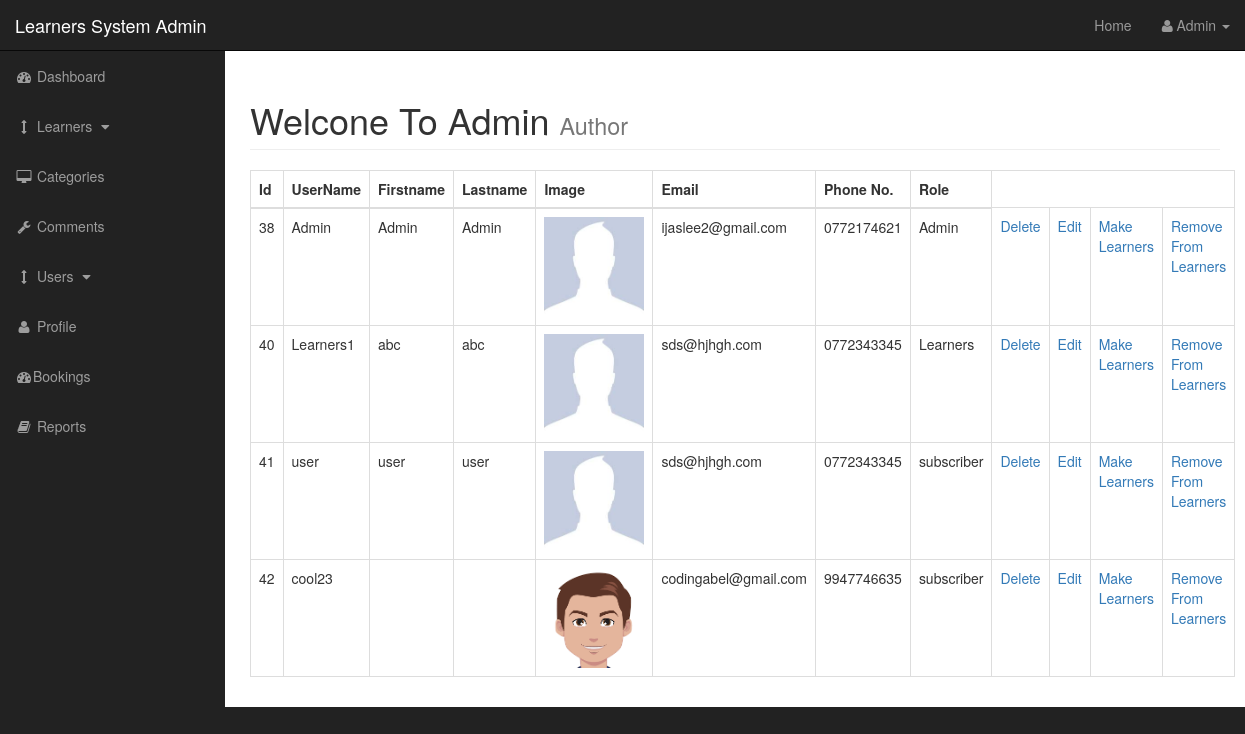
Page /admin/users.php (signed in) on the committed database.
### tables this page shows
CREATE TABLE `users` (
  `user_id` int(3) NOT NULL,
  `username` varchar(255) NOT NULL,
  `user_password` varchar(255) NOT NULL,
  `user_firstname` varchar(255) NOT NULL,
  `user_lastname` varchar(255) NOT NULL,
  `user_email` varchar(255) NOT NULL,
  `user_phoneno` varchar(255) NOT NULL,
  `user_image` text NOT NULL,
  `user_role` varchar(255) NOT NULL
);

### admin/users.php (the view, shortened to what this page needs)
<?php include"includes/admin_header.php"; ?>
    <div id="wrapper">
        <?php include"includes/admin_navigation.php"; ?>
        <div id="page-wrapper">
            <div class="container-fluid">
                <div class="row">
                    <div class="col-lg-12">
                        <h1 class="page-header">
                            Welcone To Admin
                            <small>Author</small>
                        </h1>
                        <?php
                        if (isset($_GET['source'])) {
                            $source = $_GET['source'];
                        }
                        else {
                            $source = "";
                        }
                        switch ($source) {
                            default: ?>
                                <table class="table table-bordered table-hover">
                                <thead>
                                    <tr>
                                        <th>Id</th>
                                        <th>UserName</th>
                                        <th>Firstname</th>
                                        <th>Lastname</th>
                                        <th>Image</th>
                                        <th>Email</th>
                                        <th>Phone No.</th>
                                        <th>Role</th>
                                    </tr>
                                </thead>
                                <tbody>
                                    <?php
                                        $query = "SELECT *  FROM  users";
                                        $select_users = mysqli_query($connection,$query);
                                        while($row = mysqli_fetch_assoc($select_users)) {
                                            $user_id = $row['user_id'];
                                            $username = $row['username'];
                                            $user_firstname = $row['user_firstname'];
                                            $user_lastname = $row['user_lastname'];
                                            $user_email = $row['user_email'];
                                            $user_role = $row['user_role'];
                                            $user_phoneno = $row['user_phoneno'];
                                            $user_image = $row['user_image'];
                                     ?>
                                    <tr>
                                        <td><?php echo $user_id ?></td>
                                        <td><?php echo $username ?></td>
                                        <td><?php echo $user_firstname ?></td>
                                        <td><?php echo $user_lastname ?></td>
                                        <td><img width="100" src="../admin/images/<?php echo $user_image ?>"></td>
                                        <td><?php echo $user_email ?></td>
                                        <td><?php echo $user_phoneno ?></td>
                                        <td><?php echo $user_role ?></td>
                                        <?php echo "<td><a href='users.php?deleteuser=$user_id'>Delete</a></td>"; ?>
                                        <?php echo "<td><a href='users.php?source=update_user&user_id=$user_id'>Edit</a></td>"; ?>
                                        <?php echo "<td><a href='users.php?make_Learners=$user_id'>Make Learners</a></td>"; ?>
                                        <?php echo "<td><a href='users.php?remove_from_Learners=$user_id'>Remove From Learners</a></td>"; ?>
                                    </tr>
                                    <?php } ?>
                                </tbody>
                                </table><?php
                                break;
                        }
                        ?>
                    </div>
                </div>
            </div>
        </div>
<?php include"includes/admin_footer.php"; ?>

### admin/includes/admin_header.php (shortened to what this page needs)
<!DOCTYPE html>
<html lang="en">
<head>
    <link href="css/bootstrap.min.css" rel="stylesheet">
    <link href="css/sb-admin.css" rel="stylesheet">
    <link href="font-awesome/css/font-awesome.min.css" rel="stylesheet" type="text/css">
</head>
<body>

### admin/includes/admin_navigation.php (shortened to what this page needs)
<nav class="navbar navbar-inverse navbar-fixed-top" role="navigation">
            <div class="navbar-header">
                <a class="navbar-brand" href="index.php">Learners System Admin</a>
            </div>
            <ul class="nav navbar-right top-nav">
                <li><a href="../index.php">Home</a></li>
                <li class="dropdown">
                    <a href="#" class="dropdown-toggle" data-toggle="dropdown"><i class="fa fa-user"></i> <?php echo ucfirst($_SESSION['s_username']); ?> <b class="caret"></b></a>
                </li>
            </ul>
            <div class="collapse navbar-collapse navbar-ex1-collapse">
                <ul class="nav navbar-nav side-nav">
                    <li>
                        <a href="index.php"><i class="fa fa-fw fa-dashboard"></i> Dashboard</a>
                    </li>
                    <li>
                        <a href="javascript:;" data-toggle="collapse" data-target="#demo"><i class="fa fa-fw fa-arrows-v"></i> Learners <i class="fa fa-fw fa-caret-down"></i></a>
                    </li>
                    <li>
                        <a href="categories.php"><i class="fa fa-fw fa-desktop"></i> Categories</a>
                    </li>
                    <li>
                        <a href="query.php"><i class="fa fa-fw fa-wrench"></i> Comments</a>
                    </li>
                    <li>
                        <a href="javascript:;" data-toggle="collapse" data-target="#demo1"><i class="fa fa-fw fa-arrows-v"></i> Users <i class="fa fa-fw fa-caret-down"></i></a>
                    </li>
                    <li>
                        <a href="../profile.php"><i class="fa fa-fw fa-user"></i> Profile</a>
                    </li>
					<li>
                        <a href="Bookings.php"><i class="fa fa-fw fa-dashboard"></i>Bookings</a>
                    </li>
                    <li>
                        <a href="report.php"><i class="fa fa-fw fa-book"></i> Reports</a>
                    </li>
                </ul>
            </div>
        </nav>

### admin/includes/admin_footer.php (shortened to what this page needs)
</div>
</body>
</html>

### admin/css/sb-admin.css (style rules this page uses)
body { margin-top: 100px; background-color: #222; }
@media (min-width:768px) { body { margin-top: 50px; } }
#wrapper { padding-left: 0; }
#page-wrapper { width: 100%; padding: 0; background-color: #fff; }
@media (min-width:768px) { #wrapper { padding-left: 225px; } }
@media (min-width:768px) { #page-wrapper { padding: 10px; } }
.top-nav { padding: 0 15px; }
.top-nav>li { display: inline-block; float: left; }
.top-nav>li>a { padding-top: 15px; padding-bottom: 15px; line-height: 20px; color: #999; }
@media (min-width:768px) { .side-nav { position: fixed; top: 51px; left: 225px; width: 225px; margin-left: -225px; border: none; border-radius: 0; overflow-y: auto; background-color: #222; } }
@media (min-width:768px) { .side-nav>li>a { width: 225px; } }

### rows in the picture
users: user_id "38", username "Admin", user_firstname "Admin", user_lastname "Admin", user_image (placeholder picture), user_email "ijaslee2@gmail.com", user_phoneno "0772174621", user_role "Admin"
users: user_id "40", username "Learners1", user_firstname "abc", user_lastname "abc", user_image (placeholder picture), user_email "sds@hjhgh.com", user_phoneno "0772343345", user_role "Learners"
users: user_id "41", username "user", user_firstname "user", user_lastname "user", user_image (placeholder picture), user_email "sds@hjhgh.com", user_phoneno "0772343345", user_role "subscriber"
users: user_id "42", username "cool23", user_image (placeholder picture), user_email "codingabel@gmail.com", user_phoneno "9947746635", user_role "subscriber"

### other values in the picture
$_SESSION['s_username'] "Admin"
